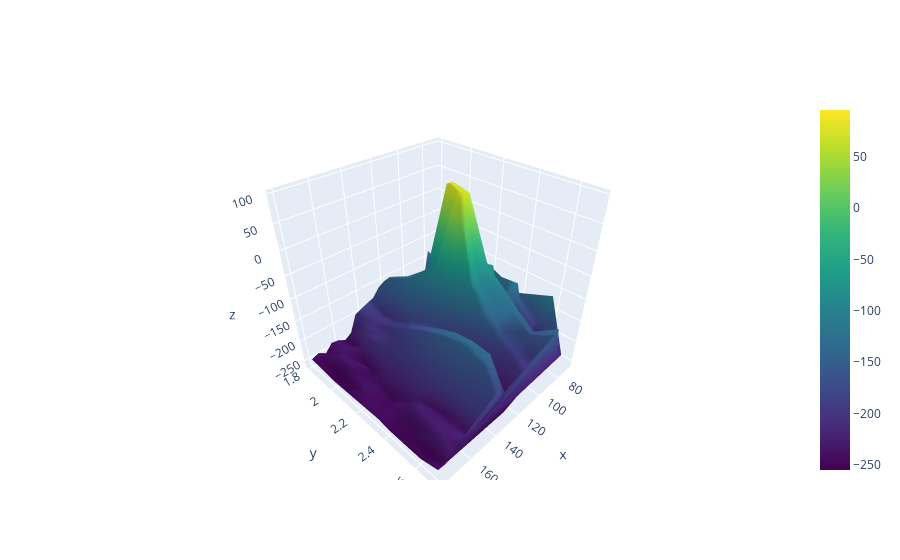

The code cell stored with this chart in its notebook:
### Code cell
x = df["Bond angles"].values
y = df["Bond lengths 1"]
z = df["CAS Heff D"]

fig = go.Figure(data=[go.Mesh3d(x=x, y=y, z=z, opacity=1, intensity=z, colorscale="Viridis")])
fig.show()
plt.savefig("2Dmolecules.png", dpi=600)

### Figure 1 — Plotly figure (JSON) as saved in the notebook; plotly's stock layout.template omitted (floating-point values rounded to 4 significant figures; data arrays with more than 128 entries replaced by an {"elided": "..."} marker saying what was removed)
{"data": [{"colorscale": [[0, "#440154"], [0.1111, "#482878"], [0.2222, "#3e4989"], [0.3333, "#31688e"], [0.4444, "#26828e"], [0.5556, "#1f9e89"], [0.6667, "#35b779"], [0.7778, "#6ece58"], [0.8889, "#b5de2b"], [1, "#fde725"]], "intensity": {"elided": "10435 float values"}, "opacity": 1, "type": "mesh3d", "x": {"elided": "10435 int values"}, "y": {"elided": "10435 float values"}, "z": {"elided": "10435 float values"}}], "layout": {}}
